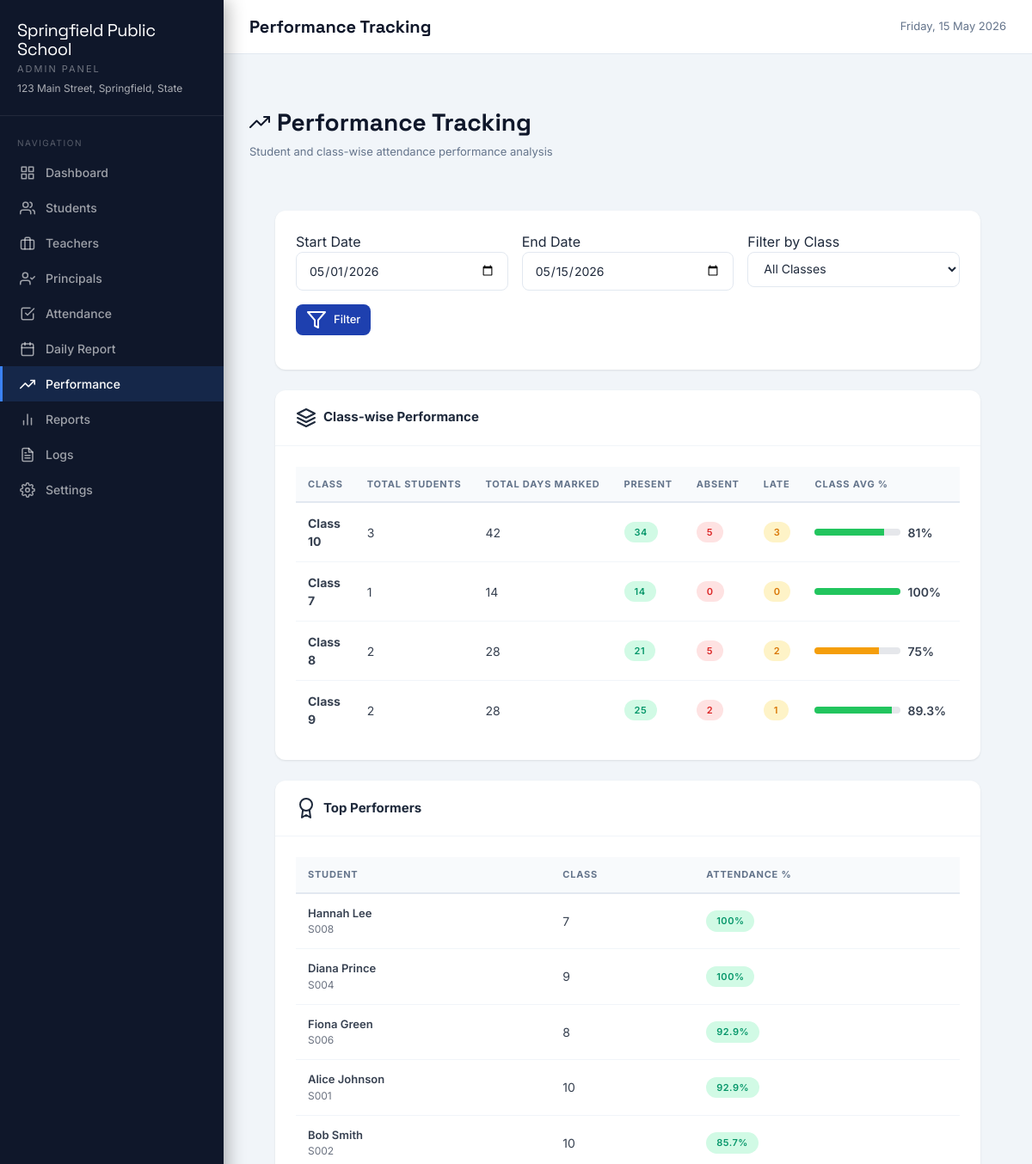
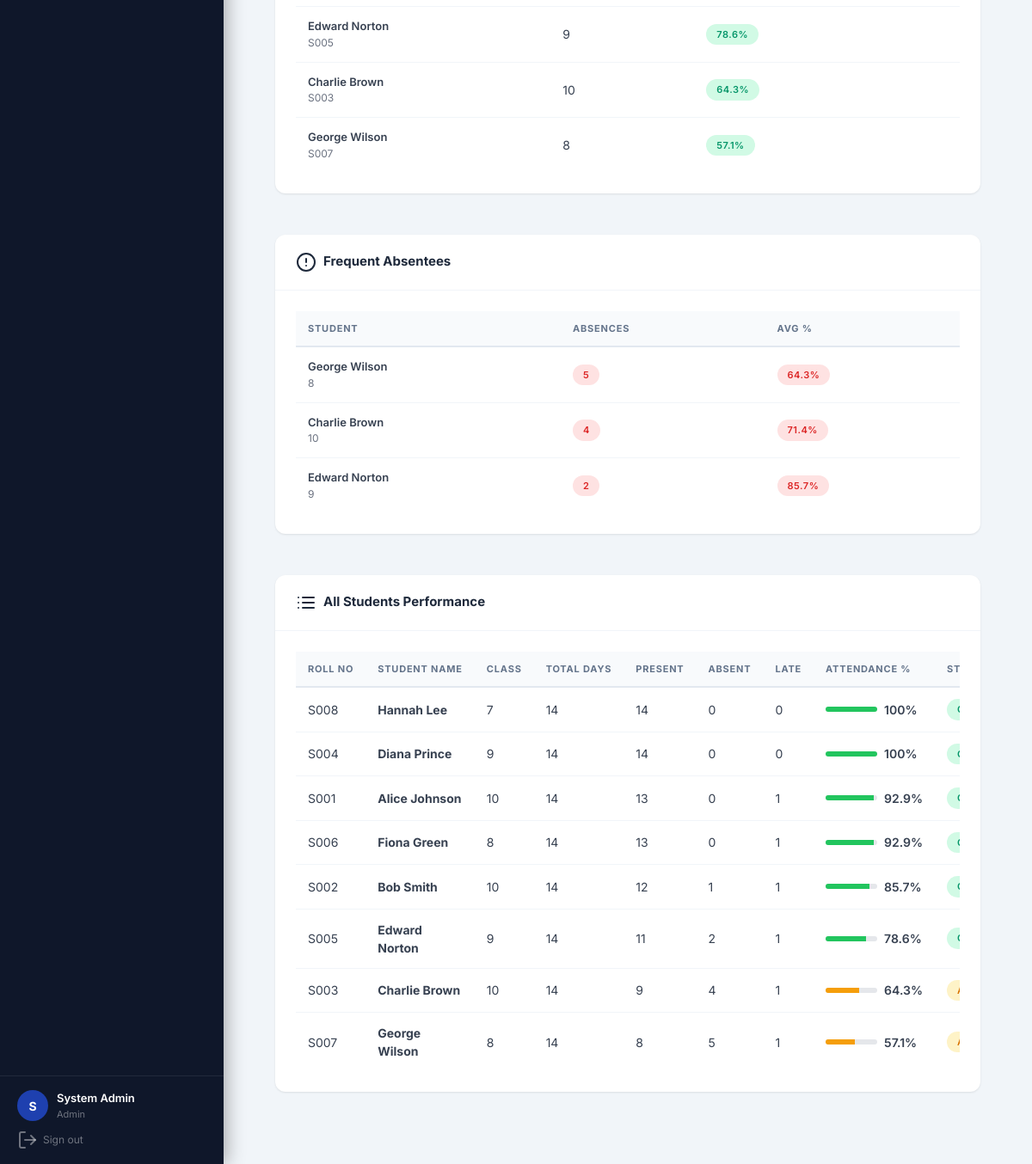
The page /admin/performance.php (signed in) on the database its author committed (2 pictures, top to bottom).
### tables this page shows
CREATE TABLE IF NOT EXISTS settings (
    id INT AUTO_INCREMENT PRIMARY KEY,
    setting_key VARCHAR(100) UNIQUE NOT NULL,
    setting_value TEXT,
    description VARCHAR(255),
    updated_at TIMESTAMP DEFAULT CURRENT_TIMESTAMP ON UPDATE CURRENT_TIMESTAMP
);

CREATE TABLE IF NOT EXISTS students (
    id INT AUTO_INCREMENT PRIMARY KEY,
    name VARCHAR(100) NOT NULL,
    roll_number VARCHAR(50) UNIQUE NOT NULL,
    class VARCHAR(20) NOT NULL,
    section VARCHAR(10),
    card_uid VARCHAR(100) UNIQUE,
    parent_email VARCHAR(150),
    parent_phone VARCHAR(20),
    photo VARCHAR(255),
    date_of_birth DATE,
    address TEXT,
    is_active TINYINT(1) DEFAULT 1,
    created_at TIMESTAMP DEFAULT CURRENT_TIMESTAMP,
    updated_at TIMESTAMP DEFAULT CURRENT_TIMESTAMP ON UPDATE CURRENT_TIMESTAMP
);

### admin/performance.php (the view, shortened to what the rows shown need)
<?php
require_once __DIR__ . '/../auth.php';
require_once __DIR__ . '/../header.php';
$db = getDB();
$startDate = $_GET['start_date'] ?? date('Y-m-01');
$endDate = $_GET['end_date'] ?? date('Y-m-d');
$query = "
    SELECT
        s.id, s.roll_number, s.name, s.class,
        COUNT(sa.id) as total_days,
        SUM(CASE WHEN sa.status = 'present' THEN 1 ELSE 0 END) as present,
        SUM(CASE WHEN sa.status = 'absent' THEN 1 ELSE 0 END) as absent,
        SUM(CASE WHEN sa.status = 'late' THEN 1 ELSE 0 END) as late
    FROM students s
    LEFT JOIN student_attendance sa ON s.id = sa.student_id AND sa.date BETWEEN ? AND ?
    WHERE s.is_active = 1
";
$params = [$startDate, $endDate];
$query .= " GROUP BY s.id ORDER BY present DESC, s.class, s.roll_number";
$stmt = $db->prepare($query);
$stmt->execute($params);
$studentPerformance = $stmt->fetchAll();
$query = "
    SELECT
        s.id, s.roll_number, s.name, s.class, s.parent_email,
        COUNT(CASE WHEN sa.status = 'absent' THEN 1 END) as absent_count,
        COUNT(CASE WHEN sa.status = 'late' THEN 1 END) as late_count,
        COUNT(sa.id) as total_days
    FROM students s
    LEFT JOIN student_attendance sa ON s.id = sa.student_id AND sa.date BETWEEN ? AND ?
    WHERE s.is_active = 1
";
$params = [$startDate, $endDate];
$query .= " GROUP BY s.id HAVING COUNT(CASE WHEN sa.status = 'absent' THEN 1 END) >= 2 ORDER BY COUNT(CASE WHEN sa.status = 'absent' THEN 1 END) DESC LIMIT 20";
$stmt = $db->prepare($query);
$stmt->execute($params);
$frequentAbsentees = $stmt->fetchAll();
$topPerformersQuery = "
    SELECT
        s.id, s.roll_number, s.name, s.class,
        COUNT(sa.id) as total_days,
        SUM(CASE WHEN sa.status = 'present' THEN 1 ELSE 0 END) as present,
        SUM(CASE WHEN sa.status = 'absent' THEN 1 ELSE 0 END) as absent
    FROM students s
    LEFT JOIN student_attendance sa ON s.id = sa.student_id AND sa.date BETWEEN ? AND ?
    WHERE s.is_active = 1
";
$topParams = [$startDate, $endDate];
$topPerformersQuery .= " GROUP BY s.id HAVING COUNT(sa.id) > 0 ORDER BY (SUM(CASE WHEN sa.status = 'present' THEN 1 ELSE 0 END) / COUNT(sa.id)) DESC LIMIT 10";
$stmt = $db->prepare($topPerformersQuery);
$stmt->execute($topParams);
$topPerformers = $stmt->fetchAll();
?>
<div class="page-header">
    <div class="header-content">
        <h1><i data-feather="trending-up"></i> Performance Tracking</h1>
    </div>
</div>
<div class="page-content">
    <div class="card mb-6">
        <div class="card-body">
            <div class="table-wrapper">
                <table class="table">
                    <thead>
                        <tr>
                            <th>Class</th>
                            <th>Total Students</th>
                            <th>Total Days Marked</th>
                            <th>Present</th>
                            <th>Absent</th>
                            <th>Late</th>
                            <th>Class Avg %</th>
                        </tr>
                    </thead>
                </table>
            </div>
        </div>
    </div>
    <div class="grid grid-cols-1 lg:grid-cols-2 gap-6 mb-6">
        <div class="card">
            <div class="card-body">
                <div class="table-wrapper">
                    <table class="table table-sm">
                        <thead>
                            <tr>
                                <th>Student</th>
                                <th>Class</th>
                                <th>Attendance %</th>
                            </tr>
                        </thead>
                        <tbody>
                            <?php foreach ($topPerformers as $performer):
                                $percentage = $performer['total_days'] > 0 ? round(($performer['present'] / $performer['total_days']) * 100, 1) : 0;
                            ?>
                            <tr>
                                <td>
                                    <div style="font-weight:600;font-size:13px;"><?= htmlspecialchars($performer['name']) ?></div>
                                    <div style="font-size:12px;color:#6b7280;"><?= htmlspecialchars($performer['roll_number']) ?></div>
                                </td>
                                <td><?= htmlspecialchars($performer['class']) ?></td>
                                <td>
                                    <span class="badge" style="background:#d1fae5;color:#059669;font-weight:600;">
                                        <?= $percentage ?>%
                                    </span>
                                </td>
                            </tr>
                            <?php endforeach; ?>
                        </tbody>
                    </table>
                </div>
            </div>
        </div>
        <div class="card">
            <div class="card-body">
                <div class="table-wrapper">
                    <table class="table table-sm">
                        <thead>
                            <tr>
                                <th>Student</th>
                                <th>Absences</th>
                                <th>Avg %</th>
                            </tr>
                        </thead>
                        <tbody>
                            <?php foreach ($frequentAbsentees as $absentee):
                                $percentage = $absentee['total_days'] > 0 ? round((($absentee['total_days'] - $absentee['absent_count']) / $absentee['total_days']) * 100, 1) : 0;
                            ?>
                            <tr>
                                <td>
                                    <div style="font-weight:600;font-size:13px;"><?= htmlspecialchars($absentee['name']) ?></div>
                                    <div style="font-size:12px;color:#6b7280;"><?= htmlspecialchars($absentee['class']) ?></div>
                                </td>
                                <td>
                                    <span class="badge" style="background:#fee2e2;color:#dc2626;font-weight:600;">
                                        <?= $absentee['absent_count'] ?>
                                    </span>
                                </td>
                                <td>
                                    <span class="badge" style="background:#fee2e2;color:#dc2626;">
                                        <?= $percentage ?>%
                                    </span>
                                </td>
                            </tr>
                            <?php endforeach; ?>
                        </tbody>
                    </table>
                </div>
            </div>
        </div>
    </div>
    <div class="card">
        <div class="card-body">
            <div class="table-wrapper">
                <table class="table">
                    <thead>
                        <tr>
                            <th>Roll No</th>
                            <th>Student Name</th>
                            <th>Class</th>
                            <th>Total Days</th>
                            <th>Present</th>
                            <th>Absent</th>
                            <th>Late</th>
                            <th>Attendance %</th>
                            <th>Status</th>
                        </tr>
                    </thead>
                    <tbody>
                        <?php foreach ($studentPerformance as $student):
                            $percentage = $student['total_days'] > 0 ? round(($student['present'] / $student['total_days']) * 100, 1) : 0;
                            if ($percentage >= 75) {
                                $statusColor = ['bg' => '#d1fae5', 'text' => '#059669'];
                            } elseif ($percentage >= 50) {
                                $statusColor = ['bg' => '#fef3c7', 'text' => '#d97706'];
                            } else {
                                $status = 'Poor';
                                $statusColor = ['bg' => '#fee2e2', 'text' => '#dc2626'];
                            }
                        ?>
                        <tr>
                            <td><?= htmlspecialchars($student['roll_number']) ?></td>
                            <td><strong><?= htmlspecialchars($student['name']) ?></strong></td>
                            <td><?= htmlspecialchars($student['class']) ?></td>
                            <td><?= $student['total_days'] ?></td>
                            <td><?= $student['present'] ?></td>
                            <td><?= $student['absent'] ?></td>
                            <td><?= $student['late'] ?></td>
                            <td>
                                <div style="display:flex;align-items:center;gap:8px;">
                                    <div style="width:60px;height:6px;background:#e5e7eb;border-radius:3px;overflow:hidden;">
                                        <div style="width:<?= $percentage ?>%;height:100%;background:<?= $percentage >= 75 ? '#22c55e' : ($percentage >= 50 ? '#f59e0b' : '#ef4444') ?>"></div>
                                    </div>
                                    <span style="font-weight:600;min-width:40px;"><?= $percentage ?>%</span>
                                </div>
                            </td>
                            <td>
                                <span class="badge" style="background:<?= $statusColor['bg'] ?>;color:<?= $statusColor['text'] ?>">
                                </span>
                            </td>
                        </tr>
                        <?php endforeach; ?>
                    </tbody>
                </table>
            </div>
        </div>
    </div>
</div>
<?php require_once __DIR__ . '/../footer.php'; ?>

### header.php (shortened to what the rows shown need)
<?php
$user = getCurrentUser();
$role = $user['role'] ?? '';
$schoolName = getSetting('school_name') ?: APP_NAME;
$schoolAddress = getSetting('school_address');
?>
<!DOCTYPE html>
<html lang="en">
<head>
    <script src="https://cdn.tailwindcss.com"></script>
</head>
<body>
<div class="sidebar" id="sidebar">
    <div class="sidebar-logo">
        <div class="logo-text">
            <h1><?= htmlspecialchars($schoolName) ?></h1>
            <div class="sidebar-role"><?= ucfirst($role) ?> Panel</div>
            <?php if ($schoolAddress): ?>
            <div class="sidebar-subtitle"><?= htmlspecialchars($schoolAddress) ?></div>
            <?php endif; ?>
        </div>
    </div>
</div>
<div class="main-content">
    <div class="page-wrapper" style="padding:30px;background:#f1f5f9;">

### rows shown on the page
settings: setting_value "Springfield Public School"
settings: setting_value "123 Main Street, Springfield, State"
students: name "Hannah Lee", roll_number "S008", class "7", percentage "100", total_days "14", present "14", absent "0", late "0"
students: name "Diana Prince", roll_number "S004", class "9", percentage "100", total_days "14", present "14", absent "0", late "0"
students: name "Fiona Green", roll_number "S006", class "8", percentage "92.9", total_days "14", present "13", absent "0", late "1"
students: name "Alice Johnson", roll_number "S001", class "10", percentage "92.9", total_days "14", present "13", absent "0", late "1"
students: name "Bob Smith", roll_number "S002", class "10", percentage "85.7", total_days "14", present "12", absent "1", late "1"
students: name "Edward Norton", roll_number "S005", class "9", percentage "78.6", absent_count "2", percentage "85.7", total_days "14", present "11", absent "2", late "1"
students: name "Charlie Brown", roll_number "S003", class "10", percentage "64.3", absent_count "4", percentage "71.4", total_days "14", present "9", absent "4", late "1"
students: name "George Wilson", roll_number "S007", class "8", percentage "57.1", absent_count "5", percentage "64.3", total_days "14", present "8", absent "5", late "1"

### other values the page prints
$role "ADMIN"
$item['label'] "Dashboard"
$item['label'] "Students"
$item['label'] "Teachers"
$item['label'] "Principals"
$item['label'] "Attendance"
$item['label'] "Daily Report"
$item['label'] "Performance"
$item['label'] "Reports"
$item['label'] "Logs"
$item['label'] "Settings"
substr($user['name'], 0, 1) "S"
$user['name'] "System Admin"
$role "Admin"
$pageTitle "Performance Tracking"
